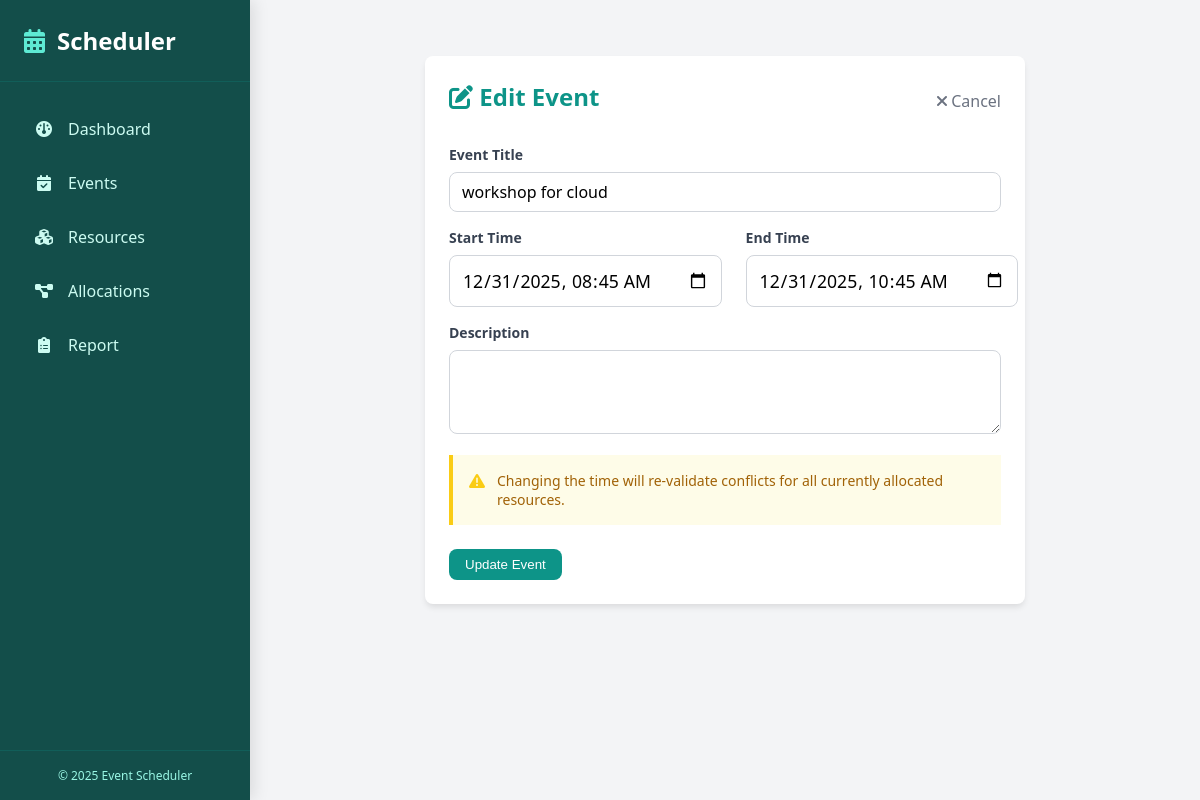
/event/edit/5, run on the app's committed database.
### app.py (models this page shows)
class Event(db.Model):
    event_id = db.Column(db.Integer, primary_key=True)
    title = db.Column(db.String(100), nullable=False)
    start_time = db.Column(db.DateTime, nullable=False)
    end_time = db.Column(db.DateTime, nullable=False)
    description = db.Column(db.Text, nullable=True)
    allocations = db.relationship('EventResourceAllocation', backref='event', lazy=True, cascade="all, delete-orphan")

### app.py (the view, shortened to what this page needs)
@app.route('/event/edit/<int:event_id>', methods=['GET', 'POST'])
def edit_event(event_id):
    event = Event.query.get_or_404(event_id)
    return render_template('edit_event.html', event=event)

### templates/edit_event.html
{% extends "base.html" %}
{% block content %}
<div style="max-width: 600px; margin: 0 auto;" class="card">
    <div class="card-body">
        <div style="display: flex; justify-content: space-between; align-items: center; margin-bottom: 1.5rem;">
            <h2 style="color: #0d9488;"><i class="fa-solid fa-pen-to-square"></i> Edit Event</h2>
            <a href="{{ url_for('events') }}" class="btn-cancel"><i class="fa-solid fa-times"></i> Cancel</a>
        </div>
        <form action="{{ url_for('edit_event', event_id=event.event_id) }}" method="POST">
            <div class="form-group">
                <label class="form-label">Event Title</label>
                <input type="text" name="title" value="{{ event.title }}" required class="form-input">
            </div>
            <div class="form-row">
                <div class="form-group">
                    <label class="form-label">Start Time</label>
                    <input type="datetime-local" name="start_time" value="{{ event.start_time.strftime('%Y-%m-%dT%H:%M') }}" step="60" required class="form-input" style="font-size: 1.1rem; padding: 0.75rem;">
                </div>
                <div class="form-group">
                    <label class="form-label">End Time</label>
                    <input type="datetime-local" name="end_time" value="{{ event.end_time.strftime('%Y-%m-%dT%H:%M') }}" step="60" required class="form-input" style="font-size: 1.1rem; padding: 0.75rem;">
                </div>
            </div>
            <div class="form-group">
                <label class="form-label">Description</label>
                <textarea name="description" rows="3" class="form-textarea">{{ event.description }}</textarea>
            </div>
            <div style="background: #fefce8; border-left: 4px solid #facc15; padding: 1rem; margin-bottom: 1.5rem; display: flex; gap: 0.75rem;">
                <i class="fa-solid fa-triangle-exclamation" style="color: #facc15; margin-top: 2px;"></i>
                <p style="color: #a16207; font-size: 0.875rem;">
                    Changing the time will re-validate conflicts for all currently allocated resources.
                </p>
            </div>
            <button type="submit" class="btn btn-primary">Update Event</button>
        </form>
    </div>
</div>
{% endblock %}

### static/css/style.css (style rules this page uses)
* { margin: 0; padding: 0; box-sizing: border-box; }
body { font-family: "Segoe UI", Tahoma, Geneva, Verdana, sans-serif; background-color: #f3f4f6; height: 100vh; display: flex; overflow: hidden; color: #374151; }
h1, h2, h3 { margin-bottom: 0.5rem; color: #1f2937; }
.btn { display: inline-block; padding: 0.5rem 1rem; border-radius: 0.5rem; text-decoration: none; font-weight: 500; cursor: pointer; border: none; transition: background-color 0.2s, transform 0.1s; }
.btn-primary { background-color: #0d9488; color: white; }
.btn-cancel { color: #6b7280; text-decoration: none; }
.card { background: white; border-radius: 0.5rem; box-shadow: 0 4px 6px -1px rgba(0, 0, 0, 0.1); overflow: hidden; margin-bottom: 2rem; }
.card-body { padding: 1.5rem; }
.form-group { margin-bottom: 1rem; }
.form-label { display: block; font-size: 0.875rem; font-weight: bold; color: #374151; margin-bottom: 0.5rem; }
.form-input, .form-select, .form-textarea { width: 100%; padding: 0.5rem 0.75rem; border: 1px solid #d1d5db; border-radius: 0.5rem; outline: none; font-size: 1rem; font-family: inherit; }
.form-row { display: grid; grid-template-columns: 1fr 1fr; gap: 1.5rem; }

### data on the page
Event: title "workshop for cloud", start_time "12/31/2025 08:45", end_time "12/31/2025 10:45"
